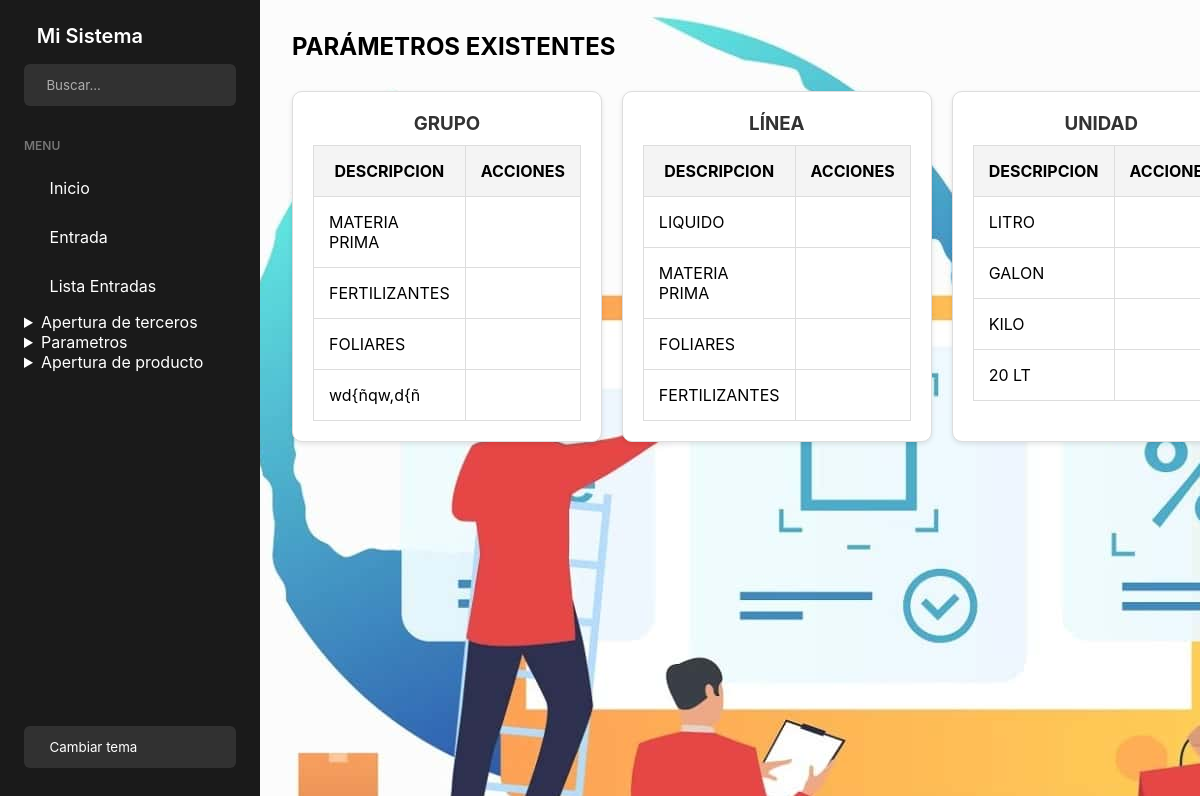
Before: /listar_parametros/ with the older database file.
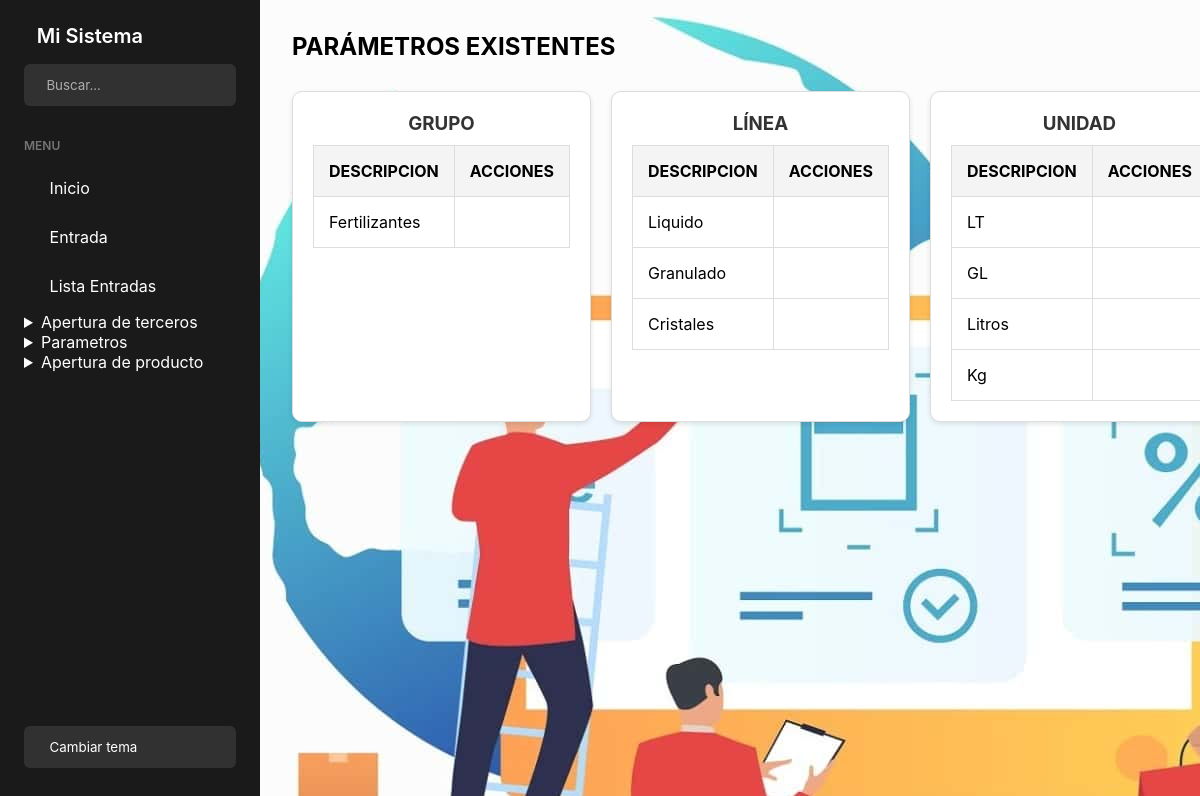
After: the same page with the newer database file.
### app/models.py (models this page shows, shortened)
class ParametrosProducto(models.Model):
    grupo = models.CharField(max_length=100, blank=True, null=True)
    linea = models.CharField(max_length=100, blank=True, null=True)
    unidad = models.CharField(max_length=50, blank=True, null=True)

### app/views.py (the view)
# urls.py: path('listar_parametros/', views.listar_parametros, name='listar_parametros'),
def listar_parametros(request):
    parametros = ParametrosProducto.objects.all()
    return render(request, 'Parametros/listar_parametros.html', {'parametros': parametros})

### app/Templates/Parametros/listar_parametros.html (shortened to what this page needs)
<!DOCTYPE html>
<html lang="es">
<head>
    {% extends 'Home/base.html' %}
    {% block content %}
</head>
<body>
    <h2>PARÁMETROS EXISTENTES</h2>
    <div class="parameters-container">
        <div class="parametro">
            <h3>GRUPO</h3>
            <table>
                <thead>
                    <tr>
                        <th>DESCRIPCION</th>
                        <th>ACCIONES</th>
                    </tr>
                </thead>
                <tbody>
                    {% for parametro in parametros %}
                        {% if parametro.grupo %}
                            <tr>
                                <td>{{ parametro.grupo }}</td>
                                <td>
                                </td>
                            </tr>
                        {% endif %}
                    {% endfor %}
                </tbody>
            </table>
        </div>
        <div class="parametro">
            <h3>LÍNEA</h3>
            <table>
                <thead>
                    <tr>
                        <th>DESCRIPCION</th>
                        <th>ACCIONES</th>
                    </tr>
                </thead>
                <tbody>
                    {% for parametro in parametros %}
                        {% if parametro.linea %}
                            <tr>
                                <td>{{ parametro.linea }}</td>
                                <td>
                                </td>
                            </tr>
                        {% endif %}
                    {% endfor %}
                </tbody>
            </table>
        </div>
        <div class="parametro">
            <h3>UNIDAD</h3>
            <table>
                <thead>
                    <tr>
                        <th>DESCRIPCION</th>
                        <th>ACCIONES</th>
                    </tr>
                </thead>
                <tbody>
                    {% for parametro in parametros %}
                        {% if parametro.unidad %}
                            <tr>
                                <td>{{ parametro.unidad }}</td>
                                <td>
                                </td>
                            </tr>
                        {% endif %}
                    {% endfor %}
                </tbody>
            </table>
        </div>
    </div>
{% endblock %}

Changed rows visible on the page:
removed ParametrosProducto: grupo "MATERIA PRIMA", shown under "GRUPO"
removed ParametrosProducto: grupo "FERTILIZANTES", shown under "GRUPO"
removed ParametrosProducto: grupo "FOLIARES", shown under "GRUPO"
removed ParametrosProducto: grupo "wd{ñqw,d{ñ", shown under "GRUPO"
removed ParametrosProducto: linea "LIQUIDO", shown under "LÍNEA"
removed ParametrosProducto: linea "MATERIA PRIMA", shown under "LÍNEA"
removed ParametrosProducto: linea "FOLIARES", shown under "LÍNEA"
removed ParametrosProducto: linea "FERTILIZANTES", shown under "LÍNEA"
removed ParametrosProducto: unidad "LITRO", shown under "UNIDAD"
removed ParametrosProducto: unidad "GALON", shown under "UNIDAD"
removed ParametrosProducto: unidad "KILO", shown under "UNIDAD"
removed ParametrosProducto: unidad "20 LT", shown under "UNIDAD"
added ParametrosProducto: grupo "Fertilizantes", shown under "GRUPO"
added ParametrosProducto: linea "Liquido", shown under "LÍNEA"
added ParametrosProducto: linea "Granulado", shown under "LÍNEA"
added ParametrosProducto: linea "Cristales", shown under "LÍNEA"
added ParametrosProducto: unidad "LT", shown under "UNIDAD"
added ParametrosProducto: unidad "GL", shown under "UNIDAD"
added ParametrosProducto: unidad "Litros", shown under "UNIDAD"
added ParametrosProducto: unidad "Kg", shown under "UNIDAD"
